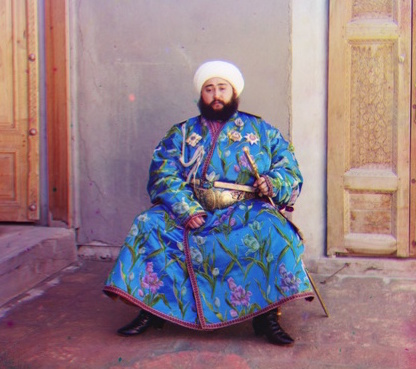
#> input picture ITEM 20-29/ITEM20 OpenCV_ECCAlignment/image/image1.jpg, 416 x 369 px
$ python OpenCV_ECCAlignment_example.py
#> lines starting #> are read from the running program, lines starting #| are printed output that depends on the picture

import cv2
import numpy as np


if __name__ == '__main__':

    # Read the images to be aligned
    im1 =  cv2.imread("image/image1.jpg");
#> im1 is the input picture: shape (369, 416, 3); mean B, G, R 133.6, 123.9, 146.5
    im2 =  cv2.imread("image/image2.jpg");
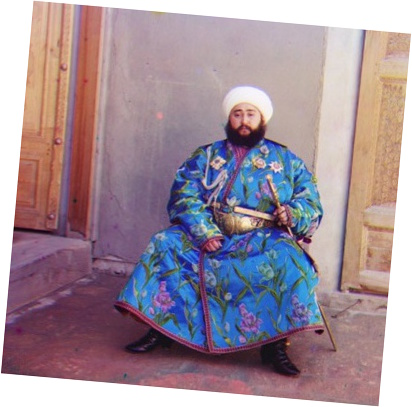
#> input picture ITEM 20-29/ITEM20 OpenCV_ECCAlignment/image/image2.jpg, 412 x 407 px
#> im2 is the input picture: shape (407, 412, 3); mean B, G, R 153.1, 142.2, 160.4

    # Convert images to grayscale
    im1_gray = cv2.cvtColor(im1,cv2.COLOR_BGR2GRAY)
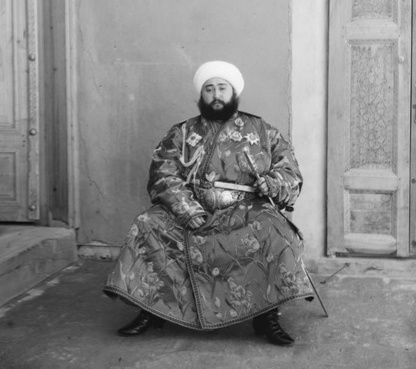
#> im1_gray: shape (369, 416); min 9, max 248, mean 131.8
    im2_gray = cv2.cvtColor(im2,cv2.COLOR_BGR2GRAY)
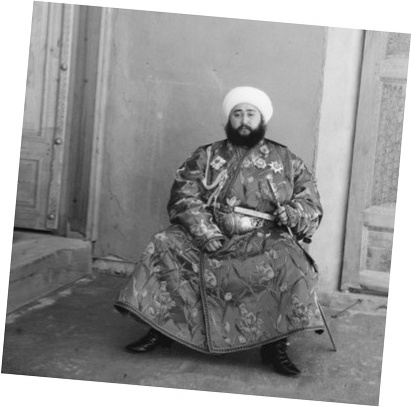
#> im2_gray: shape (407, 412); min 4, max 255, mean 148.9

    # Find size of image1
    sz = im1.shape
#> sz = (369, 416, 3)

    # Define the motion model
    warp_mode = cv2.MOTION_TRANSLATION

    # Define 2x3 or 3x3 matrices and initialize the matrix to identity
    if warp_mode == cv2.MOTION_HOMOGRAPHY :
        warp_matrix = np.eye(3, 3, dtype=np.float32)
    else :
        warp_matrix = np.eye(2, 3, dtype=np.float32)

    # Specify the number of iterations.
    number_of_iterations = 5000;

    # Specify the threshold of the increment
    # in the correlation coefficient between two iterations
    termination_eps = 1e-10;

    # Define termination criteria
    criteria = (cv2.TERM_CRITERIA_EPS | cv2.TERM_CRITERIA_COUNT, number_of_iterations,  termination_eps)

    # Run the ECC algorithm. The results are stored in warp_matrix.
    (cc, warp_matrix) = cv2.findTransformECC (im1_gray,im2_gray,warp_matrix, warp_mode, criteria)
#> cc = 0.763; warp_matrix = [[1, 0, 19.59], [0, 1, 21.23]]


    if warp_mode == cv2.MOTION_HOMOGRAPHY :
        # Use warpPerspective for Homography
        im2_aligned = cv2.warpPerspective (im2, warp_matrix, (sz[1],sz[0]), flags=cv2.INTER_LINEAR + cv2.WARP_INVERSE_MAP)
    else :
        # Use warpAffine for Translation, Euclidean and Affine
        im2_aligned = cv2.warpAffine(im2, warp_matrix, (sz[1],sz[0]), flags=cv2.INTER_LINEAR + cv2.WARP_INVERSE_MAP);
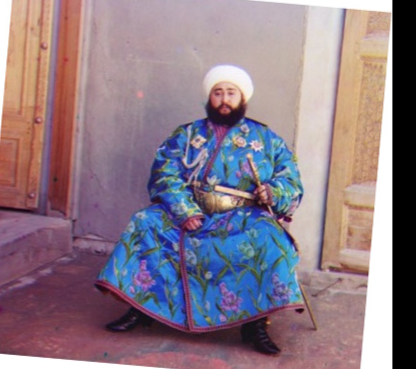
#> im2_aligned: shape (369, 416, 3); mean B, G, R 134.1, 122.6, 140.9

    # Show final results
    cv2.imshow("Image 1", im1)
    cv2.imshow("Image 2", im2)
    cv2.imshow("Aligned Image 2", im2_aligned)
    cv2.waitKey(0)
